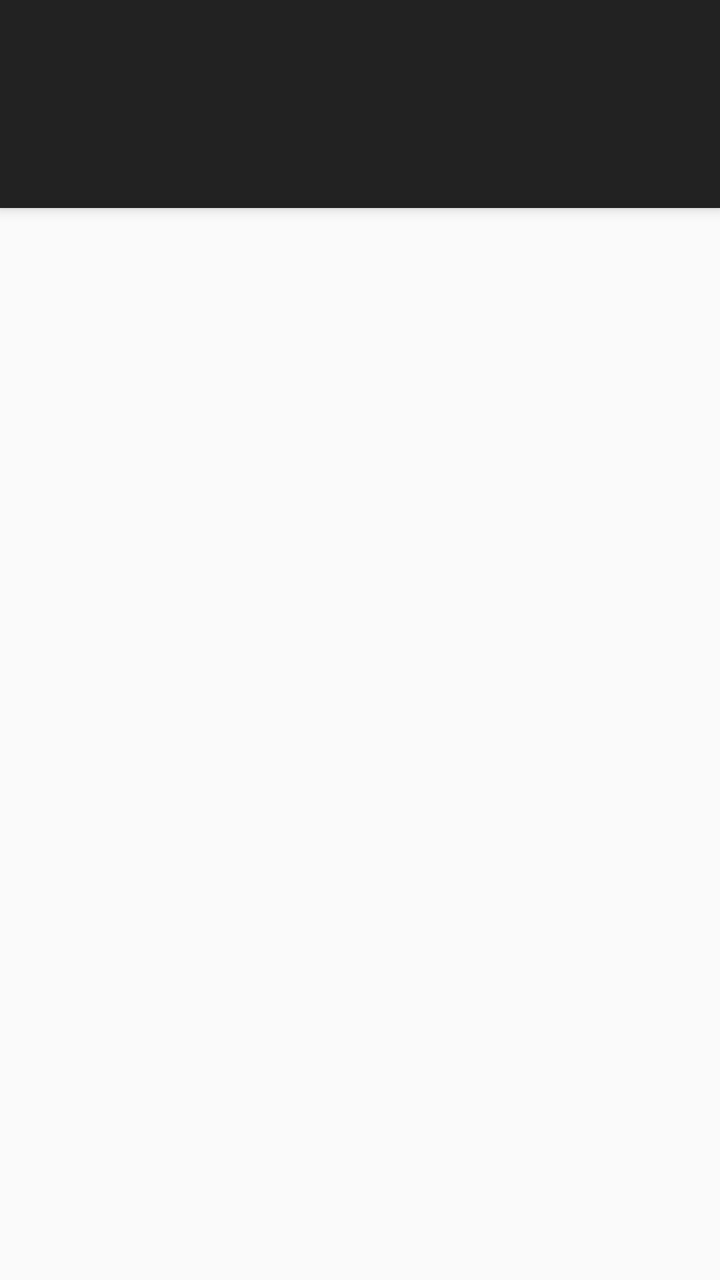
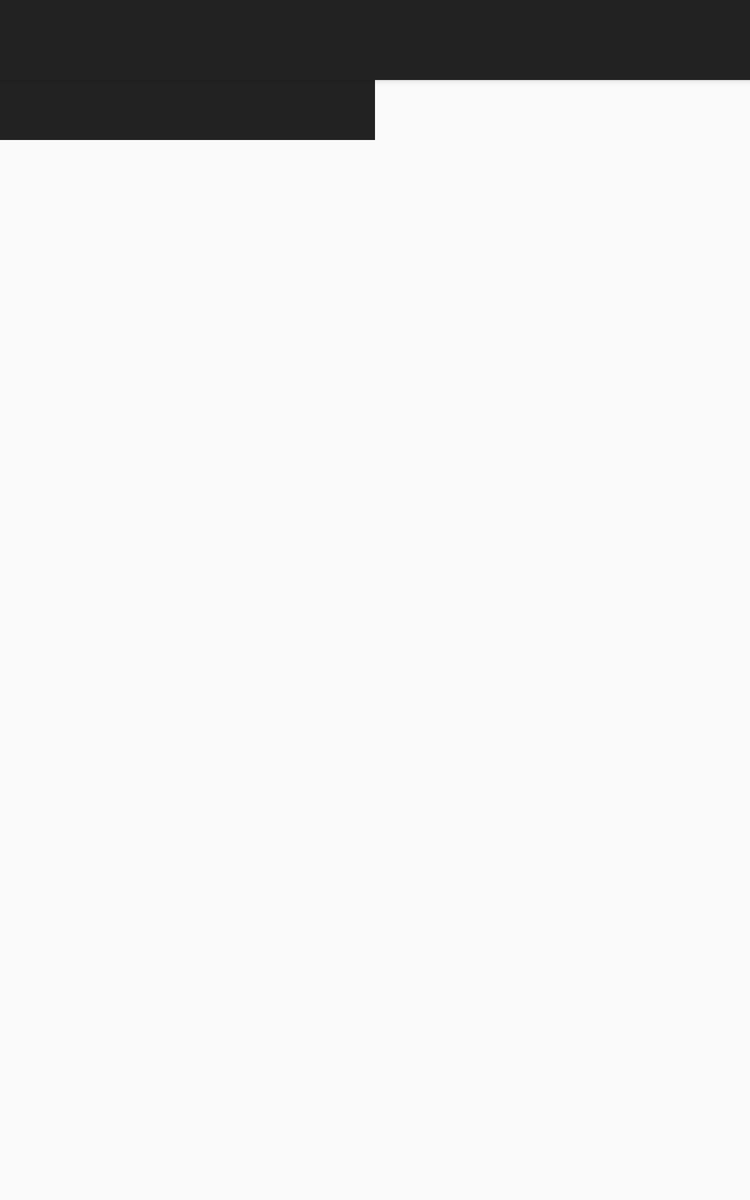

Compare how this app lays out the same screen by default and in its alternative resource folder. The renders come first, then the two layout files and the values they reference.
<!-- AndroidManifest.xml: application theme Theme.DesignPopularMovies -->
<!-- res/layout/activity_movie_list.xml -->
<?xml version="1.0" encoding="utf-8"?>
<android.support.design.widget.CoordinatorLayout
    xmlns:android="http://schemas.android.com/apk/res/android"
    xmlns:app="http://schemas.android.com/apk/res-auto"
    android:layout_width="match_parent"
    android:layout_height="match_parent">

    <android.support.design.widget.AppBarLayout
        android:layout_width="match_parent"
        android:layout_height="wrap_content"
        android:theme="@style/ThemeOverlay.AppCompat.Dark.ActionBar">

        <android.support.v7.widget.Toolbar
            android:id="@+id/toolbar"
            android:layout_width="match_parent"
            android:layout_height="wrap_content"
            android:background="@color/colorPrimary" />

        <android.support.design.widget.TabLayout
            android:id="@+id/tabs"
            android:layout_width="match_parent"
            android:layout_height="wrap_content"
            app:tabGravity="fill"
            app:tabMode="fixed" />

    </android.support.design.widget.AppBarLayout>

    <android.support.v4.view.ViewPager
        android:id="@+id/viewpager"
        android:layout_width="match_parent"
        android:layout_height="match_parent"
        app:layout_behavior="@string/appbar_scrolling_view_behavior" />

</android.support.design.widget.CoordinatorLayout>
<!-- resources referenced by this layout -->
<resources>
  <color name="colorPrimary">#222</color>
  <style name="Theme.DesignPopularMovies" parent="Base.Theme.DesignPopularMovies">
      </style>
  <style name="Base.Theme.DesignPopularMovies" parent="Theme.AppCompat.DayNight.NoActionBar">
          <item name="colorPrimary">@color/colorPrimary</item>
          <item name="colorPrimaryDark">@color/colorPrimary</item>
          <item name="colorAccent">@color/colorAccent</item>
      </style>
  <color name="colorAccent">#FF4081</color>
</resources>
<!-- res/layout-sw600dp/activity_movie_list.xml (the repository's variant of the layout above) -->
<!-- drawn on a 7-inch tablet held upright -->
<?xml version="1.0" encoding="utf-8"?>
<android.support.design.widget.CoordinatorLayout
    xmlns:android="http://schemas.android.com/apk/res/android"
    xmlns:app="http://schemas.android.com/apk/res-auto"
    xmlns:tools="http://schemas.android.com/tools"
    android:layout_width="match_parent"
    android:layout_height="match_parent"
    tools:context=".MovieGridActivity">

    <android.support.design.widget.AppBarLayout
        android:layout_width="match_parent"
        android:layout_height="wrap_content"
        android:theme="@style/ThemeOverlay.AppCompat.Dark.ActionBar">

        <android.support.v7.widget.Toolbar
            android:id="@+id/toolbar"
            android:layout_width="match_parent"
            android:layout_height="?attr/actionBarSize"
            android:background="@color/colorPrimary" />

    </android.support.design.widget.AppBarLayout>

    <LinearLayout
        android:layout_width="match_parent"
        android:layout_height="match_parent"
        android:orientation="horizontal"
        app:layout_behavior="@string/appbar_scrolling_view_behavior"
        android:baselineAligned="false"
        android:divider="?android:attr/dividerHorizontal">

        <LinearLayout
            android:layout_width="@dimen/zero"
            android:layout_height="match_parent"
            android:orientation="vertical"
            android:layout_weight="1">

            <android.support.design.widget.TabLayout
                android:id="@+id/tabs"
                android:layout_width="match_parent"
                android:layout_height="wrap_content"
                app:tabGravity="fill"
                app:tabMode="fixed"
                android:background="@color/colorPrimary"
                android:theme="@style/ThemeOverlay.AppCompat.Dark.ActionBar" />

            <android.support.v4.view.ViewPager
                android:id="@+id/viewpager"
                android:layout_width="match_parent"
                android:layout_height="match_parent"
                app:layout_behavior="@string/appbar_scrolling_view_behavior" />

        </LinearLayout>

        <android.support.v4.widget.NestedScrollView
            android:layout_width="@dimen/zero"
            android:layout_height="match_parent"
            android:layout_weight="1">

            <FrameLayout
                android:id="@+id/detail_fragment_framelayout"
                android:name="com.example.julia.popularmovies.details.DetailFragment"
                android:layout_width="wrap_content"
                android:layout_height="wrap_content"
                android:layout_weight="1" />

        </android.support.v4.widget.NestedScrollView>

    </LinearLayout>

</android.support.design.widget.CoordinatorLayout>
<!-- resources referenced by the variant -->
<!-- as a 7-inch tablet held upright resolves them -->
<resources>
  <color name="colorPrimary">#222</color>
  <dimen name="zero">0dp</dimen>
  <style name="Theme.DesignPopularMovies" parent="Base.Theme.DesignPopularMovies">
      </style>
  <style name="Base.Theme.DesignPopularMovies" parent="Theme.AppCompat.DayNight.NoActionBar">
          <item name="colorPrimary">@color/colorPrimary</item>
          <item name="colorPrimaryDark">@color/colorPrimary</item>
          <item name="colorAccent">@color/colorAccent</item>
      </style>
  <color name="colorAccent">#FF4081</color>
</resources>
